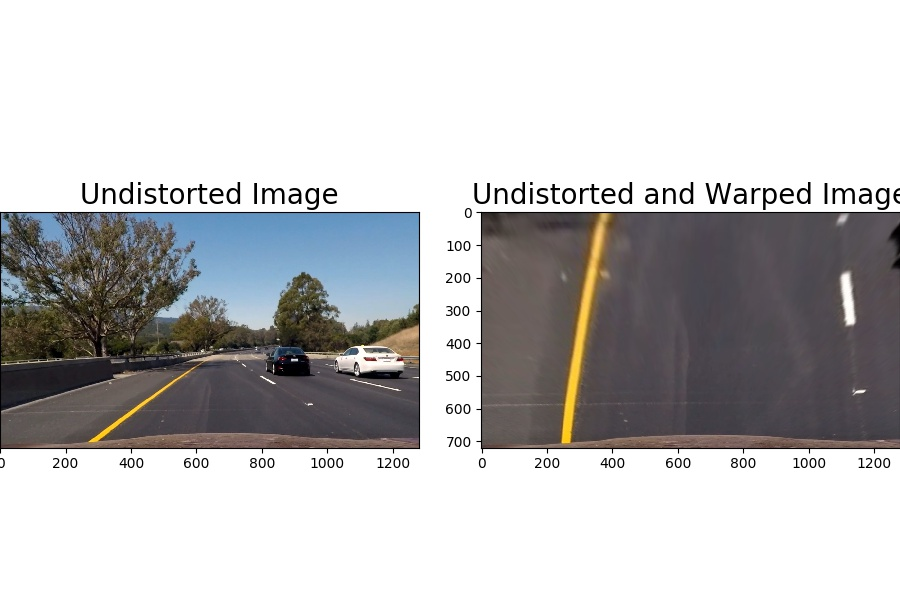
#> input picture output_images/warp/warp.jpg, 900 x 600 px
$ python -i perspective_transform.py   (imports and definitions only)
#> lines starting #> are read from the running program, lines starting #| are printed output that depends on the picture
### transform/camera_calibration.py
import cv2
import glob
import numpy as np
import matplotlib.pyplot as plt
import matplotlib.image as mpimg

# Read in calibration images
images = glob.glob('../camera_cal/calibration*.jpg')
# test_images = glob.glob('../test_images/test*.jpg')


def get_calibration_params(images, save=False):
    """
    :param images: Calibration image files
    :return: objpoints and imgpoints for undistortion. Each objpoint is produced by one calibration image
    """
    # Create objpoints and imgpoints
    # 3d points in real world space
    objpoints = []
    # 2d points in image plane.
    imgpoints = []
    calibration_params = {
        'objpoints': objpoints,
        'imgpoints': imgpoints
    }
    nx = 9
    ny = 6
    objp = np.zeros((ny * nx, 3), np.float32)
    objp[:, :2] = np.mgrid[0:nx, 0:ny].T.reshape(-1, 2)

    for index, fname in enumerate(images):
        img = cv2.imread(fname)
        # Convert image to grayscale
        gray = cv2.cvtColor(img, cv2.COLOR_BGR2GRAY)
        # Find chessboard corners
        ret, corners = cv2.findChessboardCorners(gray, (nx, ny), None)
        # If corners found, add object points, image points
        if ret:
            objpoints.append(objp)
            imgpoints.append(corners)
            # Draw and display corners
            img = cv2.drawChessboardCorners(img, (ny, nx), corners, ret)
            if save:
                f, (ax1, ax2) = plt.subplots(1, 2, figsize=(8,4))
                ax1.imshow(cv2.cvtColor(mpimg.imread(fname), cv2.COLOR_BGR2RGB))
                ax1.set_title('Original Image', fontsize=18)
                ax2.imshow(cv2.cvtColor(img, cv2.COLOR_BGR2RGB))
                ax2.set_title('With Corners', fontsize=18)
                plt.savefig('comparison' + str(index) + '.jpg')
    return calibration_params


# performs the camera calibration, image distortion correction and
# returns the undistorted image
# [20 lines left out: functions cal_undistort, undistort_test_images, not called in this run]
        # plt.show()


global_param = get_calibration_params(images)


def undistort(image, param=global_param):
    return cal_undistort(image, param)


# undistort_test_images(images, global_param)

### transform/perspective_transform.py
import cv2
import numpy as np
import glob
import matplotlib.pyplot as plt
from transform.camera_calibration import undistort

# Read in an image
# [1 line not run here, left out]


def bird_view(img, plot=False, output_file="warp"):
    # 4 source points
    src = np.float32([[490, 480], [810, 480], [1250, 720], [40, 720]])
    # 4 destination points
    dst = np.float32([[0, 0], [1280, 0], [1250, 720], [40, 720]])
    M = cv2.getPerspectiveTransform(src, dst)
    warped = cv2.warpPerspective(img, M, (img.shape[1], img.shape[0]))
    if plot:
        f, (ax1, ax2) = plt.subplots(1, 2, figsize=(9, 6))
        f.tight_layout()
        ax1.imshow(cv2.cvtColor(img, cv2.COLOR_BGR2RGB))
        ax1.set_title('Undistorted Image', fontsize=20)
        ax2.imshow(cv2.cvtColor(warped, cv2.COLOR_BGR2RGB))
        ax2.set_title('Undistorted and Warped Image', fontsize=20)
        plt.subplots_adjust(left=0., right=1, top=0.9, bottom=0.)
        plt.savefig('../output_images/' + output_file + '.jpg')

    return warped, M


# [3 lines not run here, left out]

>>> import cv2
>>> picture = cv2.imread('../output_images/warp/warp.jpg')
#> picture is the input picture: shape (600, 900, 3); mean B, G, R 192.2, 191.5, 192.2
>>> result = bird_view(picture)
#> in bird_view, `warped = cv2.warpPerspective(img, M, (img.shape[1], img.shape[0]))`:
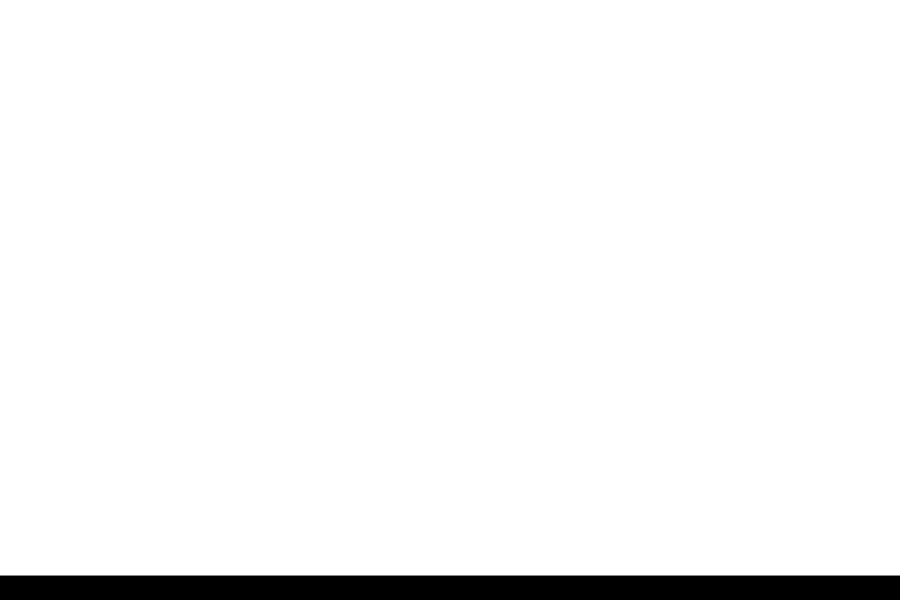
#> warped: shape (600, 900, 3); min 0, max 255, mean 244.6
